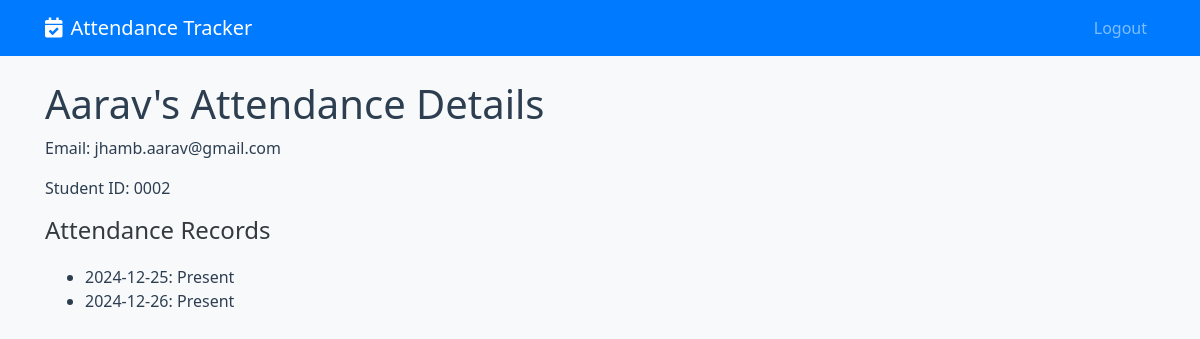
Screenshot of /student/0002 (signed in) with the database file from the repository.
### app.py (models this page shows, shortened)
class User(UserMixin, db.Model):
    id = db.Column(db.Integer, primary_key=True)
    name = db.Column(db.String(100), nullable=False)
    email = db.Column(db.String(120), unique=True, nullable=False)
    password = db.Column(db.String(60), nullable=False)
    role = db.Column(db.String(10), nullable=False, default='student')  # 'student' or 'teacher'
    student_id = db.Column(db.String(10), unique=True, nullable=True)  # Only for students
    created_at = db.Column(db.DateTime, default=datetime.utcnow)
    class_code = db.Column(db.String(8), unique=True, nullable=True)  # Only for teachers

class AttendanceRecord(db.Model):
    id = db.Column(db.Integer, primary_key=True)
    student_id = db.Column(db.Integer, db.ForeignKey('user.id'), nullable=False)
    date = db.Column(db.Date, nullable=False)
    present = db.Column(db.Boolean, default=False)

### app.py (the view)
@app.route('/student/<student_id>')
@login_required
def student_detail(student_id):
    student = User.query.filter_by(student_id=student_id).first_or_404()
    attendance_records = AttendanceRecord.query.filter_by(student_id=student.id).all()
    return render_template('student_detail.html', student=student, attendance_records=attendance_records)

### app.py (called while the page is built)
@login_manager.user_loader
def load_user(user_id):
    try:
        return User.query.get(int(user_id))
    except ValueError:
        if user_id == 'admin':
            admin_user = User.query.filter_by(email='admin').first()
            if admin_user:
                return admin_user
    return None

def is_mobile():
    user_agent = request.headers.get('User-Agent', '').lower()
    mobile_patterns = [
        'mobile', 'android', 'iphone', 'ipad', 'ipod',
        'blackberry', 'windows phone'
    ]
    return any(pattern in user_agent for pattern in mobile_patterns)

@app.context_processor
def utility_processor():
    return {
        'is_mobile': is_mobile()
    }

### templates/student_detail.html
{% extends "base.html" %}
{% block content %}
    <h1>{{ student.name }}'s Attendance Details</h1>
    <p>Email: {{ student.email }}</p>
    <p>Student ID: {{ student.student_id }}</p>
    <h2>Attendance Records</h2>
    <ul>
        {% for record in attendance_records %}
        <li>{{ record.date }}: {{ 'Present' if record.present else 'Absent' }}</li>
        {% endfor %}
    </ul>
{% endblock %}

### static/css/styles.css (style rules this page uses)
:root { --primary-color: #4a90e2; --secondary-color: #5cb85c; --danger-color: #d9534f; --background-color: #f8f9fa; --text-color: #2c3e50; }
body { background-color: var(--background-color); color: var(--text-color); font-family: 'Segoe UI', Tahoma, Geneva, Verdana, sans-serif; }
h2 { margin-bottom: 20px; color: #343a40; font-size: 1.5rem; }

### rows the page displays
User: name "Aarav", email "jhamb.aarav@gmail.com", student_id "0002"
AttendanceRecord: date "2024-12-25", present "Present"
AttendanceRecord: date "2024-12-26", present "Present"
